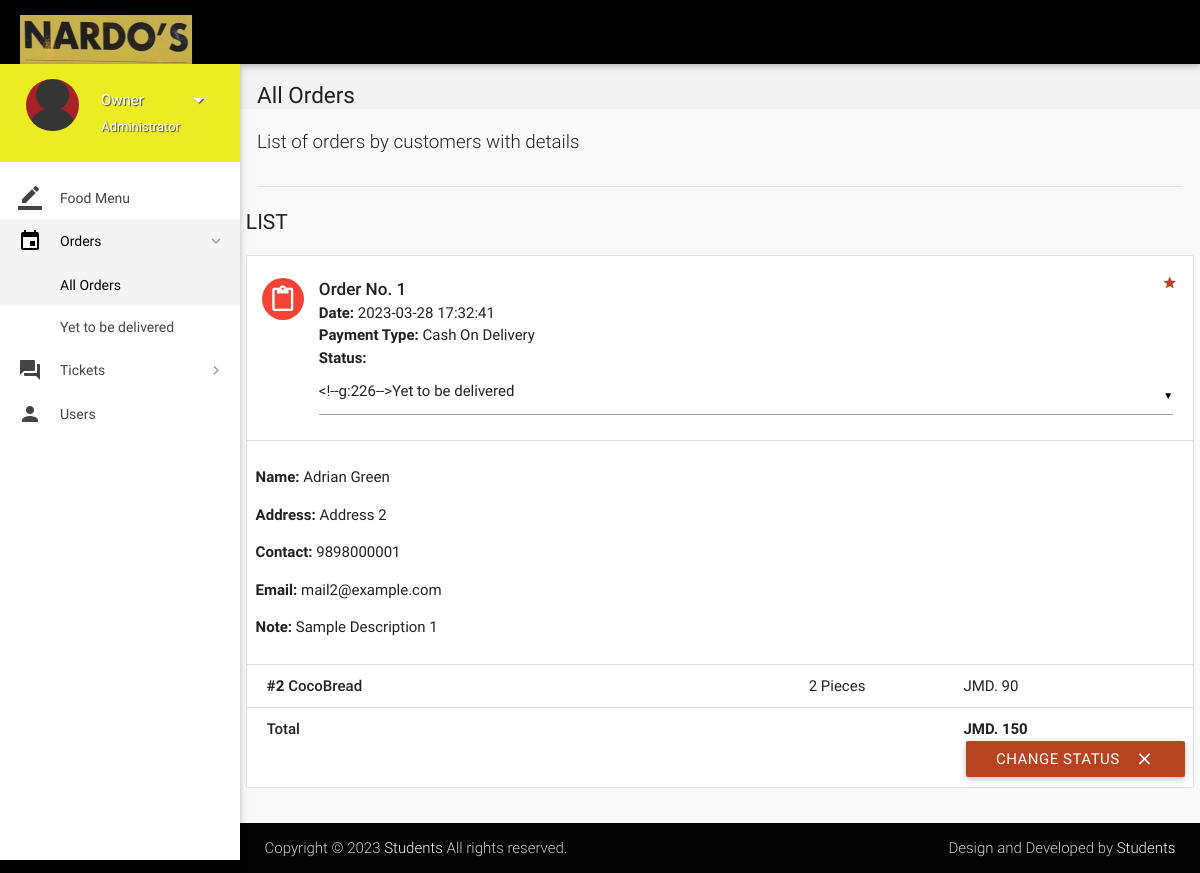
The app's page /all-orders.php (signed in) with its own data.
### tables this page shows
CREATE TABLE `orders` (
  `id` int(11) NOT NULL,
  `customer_id` int(11) NOT NULL,
  `address` varchar(300) NOT NULL,
  `description` varchar(300) NOT NULL,
  `date` datetime NOT NULL DEFAULT CURRENT_TIMESTAMP,
  `payment_type` varchar(16) NOT NULL DEFAULT 'Cash on Delivery',
  `total` int(11) NOT NULL,
  `status` varchar(25) NOT NULL DEFAULT 'Yet to be delivered',
  `deleted` tinyint(4) NOT NULL DEFAULT '0'
);

CREATE TABLE `users` (
  `id` int(11) NOT NULL,
  `role` varchar(15) NOT NULL DEFAULT 'Customer',
  `name` varchar(15) NOT NULL,
  `username` varchar(10) NOT NULL,
  `password` varchar(16) NOT NULL,
  `email` varchar(35) NULL,
  `address` varchar(300) NULL,
  `contact` bigint(11) NOT NULL,
  `verified` tinyint(1) NOT NULL DEFAULT '0',
  `deleted` tinyint(4) NOT NULL DEFAULT '0'
);

CREATE TABLE `order_details` (
  `id` int(11) NOT NULL,
  `order_id` int(11) NOT NULL,
  `item_id` int(11) NOT NULL,
  `quantity` int(11) NOT NULL,
  `price` int(11) NOT NULL
);

CREATE TABLE `items` (
  `id` int(11) NOT NULL,
  `name` varchar(20) NOT NULL,
  `price` int(11) NOT NULL,
  `deleted` tinyint(4) NOT NULL DEFAULT '0'
);

### includes/connect.php (called while the page is built, shortened)
<?php
$name = $_SESSION['name'];
$role = $_SESSION['role'];
?>

### all-orders.php (the view, shortened to what this page needs)
<?php
include 'includes/connect.php';
	if($_SESSION['admin_sid']==session_id())
	{
		?>
<!DOCTYPE html>
<html lang="en">
<head>
  <link href="css/materialize.min.css" type="text/css" rel="stylesheet" media="screen,projection">
  <link href="css/style.min.css" type="text/css" rel="stylesheet" media="screen,projection">
  <link href="css/custom/custom.min.css" type="text/css" rel="stylesheet" media="screen,projection">
  <link href="js/plugins/perfect-scrollbar/perfect-scrollbar.css" type="text/css" rel="stylesheet" media="screen,projection">
</head>
<body>
  <header id="header" class="page-topbar">
        <div class="navbar-fixed">
            <nav class="navbar-color">
                <div class="nav-wrapper">
                    <ul class="left">
                      <li><h1 class="logo-wrapper"><a href="index.php" class="brand-logo darken-1"><img src="images/materialize-logo.png" alt="logo"></a> <span class="logo-text">Logo</span></h1></li>
                    </ul>
                </div>
            </nav>
        </div>
  </header>
  <div id="main">
    <div class="wrapper">
      <aside id="left-sidebar-nav">
        <ul id="slide-out" class="side-nav fixed leftside-navigation">
            <li class="user-details cyan darken-2">
            <div class="row">
                <div class="col col s4 m4 l4">
                    <img src="images/avatar.jpg" alt="" class="circle responsive-img valign profile-image">
                </div>
                <div class="col col s8 m8 l8">
                    <a class="btn-flat dropdown-button waves-effect waves-light white-text profile-btn" href="#" data-activates="profile-dropdown"><?php echo $name;?> <i class="mdi-navigation-arrow-drop-down right"></i></a>
                    <p class="user-roal"><?php echo $role;?></p>
                </div>
            </div>
            </li>
            <li class="bold"><a href="index.php" class="waves-effect waves-cyan"><i class="mdi-editor-border-color"></i> Food Menu</a>
            </li>
                <li class="no-padding">
                    <ul class="collapsible collapsible-accordion">
                        <li class="bold"><a class="collapsible-header waves-effect waves-cyan active"><i class="mdi-editor-insert-invitation"></i> Orders</a>
                            <div class="collapsible-body">
                                <ul>
								<li class="<?php
								if(!isset($_GET['status'])){
										echo 'active';
									}?>
									"><a href="all-orders.php">All Orders</a>
                                </li>
								<?php
									$sql = mysqli_query($con, "SELECT DISTINCT status FROM orders;");
									while($row = mysqli_fetch_array($sql)){
                                    echo '<li class='.(isset($_GET['status'])?($status == $_GET['status'] ? 'active' : ''): '').'><a href="all-orders.php?status='.$row['status'].'">'.$row['status'].'</a>
                                    </li>';
									}
									?>
                                </ul>
                            </div>
                        </li>
                    </ul>
                </li>
                 <li class="no-padding">
                    <ul class="collapsible collapsible-accordion">
                        <li class="bold"><a class="collapsible-header waves-effect waves-cyan"><i class="mdi-action-question-answer"></i> Tickets</a>
                        </li>
                    </ul>
                </li>
            <li class="bold"><a href="users.php" class="waves-effect waves-cyan"><i class="mdi-social-person"></i> Users</a>
            </li>
        </ul>
        </aside>
      <section id="content">
        <div id="breadcrumbs-wrapper">
          <div class="container">
            <div class="row">
              <div class="col s12 m12 l12">
                <h5 class="breadcrumbs-title">All Orders</h5>
              </div>
            </div>
          </div>
        </div>
        <div class="container">
          <p class="caption">List of orders by customers with details</p>
          <div class="divider"></div>
<div id="work-collections" class="seaction">
					<?php
					if(isset($_GET['status'])){
						$status = $_GET['status'];
					}
					else{
						$status = '%';
					}
					$sql = mysqli_query($con, "SELECT * FROM orders WHERE status LIKE '$status';");
					echo '<div class="row">
                <div>
                    <h4 class="header">List</h4>
                    <ul id="issues-collection" class="collection">';
					while($row = mysqli_fetch_array($sql))
					{
						$status = $row['status'];
						$deleted = $row['deleted'];
						echo '<li class="collection-item avatar">
                              <i class="mdi-content-content-paste red circle"></i>
                              <span class="collection-header">Order No. '.$row['id'].'</span>
                              <p><strong>Date:</strong> '.$row['date'].'</p>
                              <p><strong>Payment Type:</strong> '.$row['payment_type'].'</p>
							  <p><strong>Status:</strong> '.($deleted ? $status : '
							  <form method="post" action="routers/edit-orders.php">
							    <input type="hidden" value="'.$row['id'].'" name="id">
								<select name="status">
								<option value="Yet to be delivered" '.($status=='Yet to be delivered' ? 'selected' : '').'>Yet to be delivered</option>
								<option value="Delivered" '.($status=='Delivered' ? 'selected' : '').'>Delivered</option>
								<option value="Cancelled by Admin" '.($status=='Cancelled by Admin' ? 'selected' : '').'>Cancelled by Admin</option>
								<option value="On the Way" '.($status=='Paused' ? 'selected' : '').'>On the Way</option>
								</select>
							  ').'</p>
                              <a href="#" class="secondary-content"><i class="mdi-action-grade"></i></a>
                              </li>';
						$order_id = $row['id'];
						$customer_id = $row['customer_id'];
						$sql1 = mysqli_query($con, "SELECT * FROM order_details WHERE order_id = $order_id;");
						$sql3 = mysqli_query($con, "SELECT * FROM users WHERE id = $customer_id;");
							while($row3 = mysqli_fetch_array($sql3))
							{
							echo '<li class="collection-item">
                            <div class="row">
							<p><strong>Name: </strong>'.$row3['name'].'</p>
							<p><strong>Address: </strong>'.$row['address'].'</p>
							'.($row3['contact'] == '' ? '' : '<p><strong>Contact: </strong>'.$row3['contact'].'</p>').'
							'.($row3['email'] == '' ? '' : '<p><strong>Email: </strong>'.$row3['email'].'</p>').'
							'.(!empty($row['description']) ? '<p><strong>Note: </strong>'.$row['description'].'</p>' : '').'
                            </li>';
							}
						while($row1 = mysqli_fetch_array($sql1))
						{
							$item_id = $row1['item_id'];
							$sql2 = mysqli_query($con, "SELECT * FROM items WHERE id = $item_id;");
							while($row2 = mysqli_fetch_array($sql2))
								$item_name = $row2['name'];
							echo '<li class="collection-item">
                            <div class="row">
                            <div class="col s7">
                            <p class="collections-title"><strong>#'.$row1['item_id'].'</strong> '.$item_name.'</p>
                            </div>
                            <div class="col s2">
                            <span>'.$row1['quantity'].' Pieces</span>
                            </div>
                            <div class="col s3">
                            <span>JMD. '.$row1['price'].'</span>
                            </div>
                            </div>
                            </li>';
						}
								echo'<li class="collection-item">
                                        <div class="row">
                                            <div class="col s7">
                                                <p class="collections-title"> Total</p>
                                            </div>
                                            <div class="col s2">
											<span> </span>
                                            </div>
                                            <div class="col s3">
                                                <span><strong>JMD. '.$row['total'].'</strong></span>
                                            </div>';
								if(!$deleted){
								echo '<button class="btn waves-effect waves-light right submit" type="submit" name="action">Change Status
                                              <i class="mdi-content-clear right"></i>
										</button>
										</form>';
								}
								echo'</div></li>';
					}
					?>
					</ul>
                </div>
              </div>
            </div>
        </div>
      </section>
    </div>
  </div>
  <footer class="page-footer">
    <div class="footer-copyright">
      <div class="container">
        <span>Copyright © 2023 <a class="grey-text text-lighten-4" href="#" target="_blank">Students</a> All rights reserved.</span>
        <span class="right"> Design and Developed by <a class="grey-text text-lighten-4" href="#">Students</a></span>
        </div>
    </div>
  </footer>
</body>
</html>
<?php
	}
?>

### records on screen
orders: id "1", date "2023-03-28 17:32:41", payment_type "Cash On Delivery", address "Address 2", description "Sample Description 1", total "150", deleted "CHANGE STATUS"
users: name "Adrian Green", contact "9898000001", email "mail2@example.com"
order_details: item "2", item.name "CocoBread", quantity "2", price "90"

### other values on screen
$name "Owner"
$role "Administrator"
$row['status'] "Yet to be delivered"
